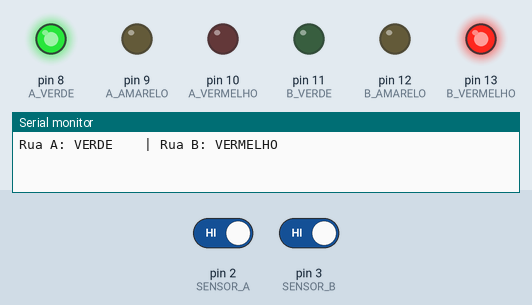
Simulated run of this sketch. Board: Arduino Uno, built with avr-gcc and run on an emulated ATmega328P. On the bench: output pins drawn as LEDs (lit = HIGH), the last lines printed to the serial monitor. The inputs (shaded band) are chosen by the test bench; at power-on: pin 3 (SENSOR_B) HIGH, pin 2 (SENSOR_A) HIGH.

Above: at 3.8 s.
3.9 s: pin 3 (SENSOR_B) driven LOW
At 4.8 s:
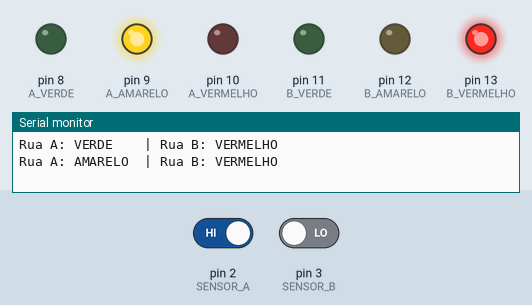
At 6.3 s:
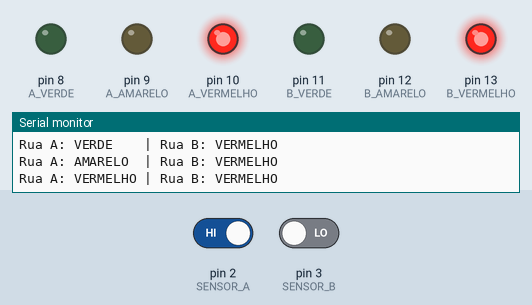
6.9 s: pin 2 (SENSOR_A) driven LOW and pin 3 (SENSOR_B) driven HIGH
At 10.5 s:
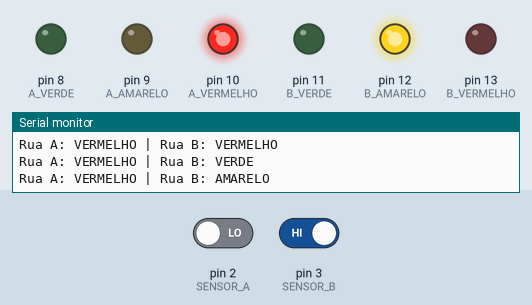
Timing chart, 0 to 14.4 s (numbered marks = the images above; inputs shaded):
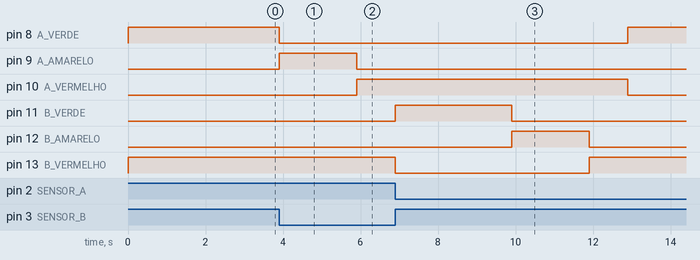

The sketch:

sketch.ino
```cpp
// Semáforo inteligente (cruzamento com 2 ruas)
// Autor: Gabriel Alasca
// Placa: Arduino Uno
//
// Ideia: o verde vai para a rua que tem carro esperando.
// Se a outra rua está vazia, o semáforo não fecha para quem está passando.

// ---------- pinos ----------
// Rua A
const int A_VERDE    = 8;
const int A_AMARELO  = 9;
const int A_VERMELHO = 10;
// Rua B
const int B_VERDE    = 11;
const int B_AMARELO  = 12;
const int B_VERMELHO = 13;
// Sensores de presença de carro (um por rua)
const int SENSOR_A = 2;
const int SENSOR_B = 3;

// ---------- tempos (em milissegundos) ----------
const unsigned long TEMPO_VERDE_MIN        = 3000;   // verde dura no mínimo 3 s
const unsigned long TEMPO_VERDE_MAX        = 10000;  // se as duas ruas têm carro, alterna após 10 s
const unsigned long TEMPO_AMARELO          = 2000;
const unsigned long TEMPO_TODOS_VERMELHOS  = 1000;   // folga de segurança entre as trocas

// ---------- estados ----------
enum Estado {
  VERDE_A,
  AMARELO_A,
  TODOS_VERMELHOS_PARA_B,
  VERDE_B,
  AMARELO_B,
  TODOS_VERMELHOS_PARA_A
};

Estado estado = VERDE_A;
unsigned long inicioEstado = 0;

// declarações das funções (usadas antes de serem definidas)
bool temCarro(int sensor);
void setLuzes(bool av, bool aa, bool ar, bool bv, bool ba, bool br);
void mudaEstado(Estado novo);

void setup() {
  pinMode(A_VERDE, OUTPUT);
  pinMode(A_AMARELO, OUTPUT);
  pinMode(A_VERMELHO, OUTPUT);
  pinMode(B_VERDE, OUTPUT);
  pinMode(B_AMARELO, OUTPUT);
  pinMode(B_VERMELHO, OUTPUT);

  pinMode(SENSOR_A, INPUT_PULLUP);
  pinMode(SENSOR_B, INPUT_PULLUP);

  Serial.begin(9600);
  mudaEstado(VERDE_A);
}

void loop() {
  unsigned long tempo = millis() - inicioEstado;

  switch (estado) {
    case VERDE_A:
      // só troca se tem carro esperando na rua B E (a rua A esvaziou OU o tempo máximo acabou)
      if (tempo >= TEMPO_VERDE_MIN && temCarro(SENSOR_B) &&
          (!temCarro(SENSOR_A) || tempo >= TEMPO_VERDE_MAX)) {
        mudaEstado(AMARELO_A);
      }
      break;

    case AMARELO_A:
      if (tempo >= TEMPO_AMARELO) mudaEstado(TODOS_VERMELHOS_PARA_B);
      break;

    case TODOS_VERMELHOS_PARA_B:
      if (tempo >= TEMPO_TODOS_VERMELHOS) mudaEstado(VERDE_B);
      break;

    case VERDE_B:
      if (tempo >= TEMPO_VERDE_MIN && temCarro(SENSOR_A) &&
          (!temCarro(SENSOR_B) || tempo >= TEMPO_VERDE_MAX)) {
        mudaEstado(AMARELO_B);
      }
      break;

    case AMARELO_B:
      if (tempo >= TEMPO_AMARELO) mudaEstado(TODOS_VERMELHOS_PARA_A);
      break;

    case TODOS_VERMELHOS_PARA_A:
      if (tempo >= TEMPO_TODOS_VERMELHOS) mudaEstado(VERDE_A);
      break;
  }
}

// Sensor ligado ao GND quando há carro (INPUT_PULLUP: LOW = carro presente)
bool temCarro(int sensor) {
  return digitalRead(sensor) == LOW;
}

void setLuzes(bool av, bool aa, bool ar, bool bv, bool ba, bool br) {
  digitalWrite(A_VERDE, av);
  digitalWrite(A_AMARELO, aa);
  digitalWrite(A_VERMELHO, ar);
  digitalWrite(B_VERDE, bv);
  digitalWrite(B_AMARELO, ba);
  digitalWrite(B_VERMELHO, br);
}

void mudaEstado(Estado novo) {
  estado = novo;
  inicioEstado = millis();

  switch (novo) {
    case VERDE_A:
      setLuzes(1, 0, 0,  0, 0, 1);
      Serial.println("Rua A: VERDE    | Rua B: VERMELHO");
      break;
    case AMARELO_A:
      setLuzes(0, 1, 0,  0, 0, 1);
      Serial.println("Rua A: AMARELO  | Rua B: VERMELHO");
      break;
    case TODOS_VERMELHOS_PARA_B:
      setLuzes(0, 0, 1,  0, 0, 1);
      Serial.println("Rua A: VERMELHO | Rua B: VERMELHO");
      break;
    case VERDE_B:
      setLuzes(0, 0, 1,  1, 0, 0);
      Serial.println("Rua A: VERMELHO | Rua B: VERDE");
      break;
    case AMARELO_B:
      setLuzes(0, 0, 1,  0, 1, 0);
      Serial.println("Rua A: VERMELHO | Rua B: AMARELO");
      break;
    case TODOS_VERMELHOS_PARA_A:
      setLuzes(0, 0, 1,  0, 0, 1);
      Serial.println("Rua A: VERMELHO | Rua B: VERMELHO");
      break;
  }
}
```

Measured:
- after the input at 3.9 s, pin 8 (A_VERDE): HIGH → LOW at once; pin 9 (A_AMARELO): LOW → HIGH at once, → LOW 2.0 s later; pin 10 (A_VERMELHO): LOW → HIGH after 2.0 s; pin 11 (B_VERDE): LOW → HIGH after 3.0 s; pin 13 (B_VERMELHO): HIGH → LOW after 3.0 s
- after the input at 6.9 s, pin 8 (A_VERDE): LOW → HIGH after 6.0 s; pin 10 (A_VERMELHO): HIGH → LOW after 6.0 s; pin 11 (B_VERDE): HIGH → LOW after 3.0 s; pin 12 (B_AMARELO): LOW → HIGH after 3.0 s, → LOW 2.0 s later; pin 13 (B_VERMELHO): LOW → HIGH after 5.0 s
